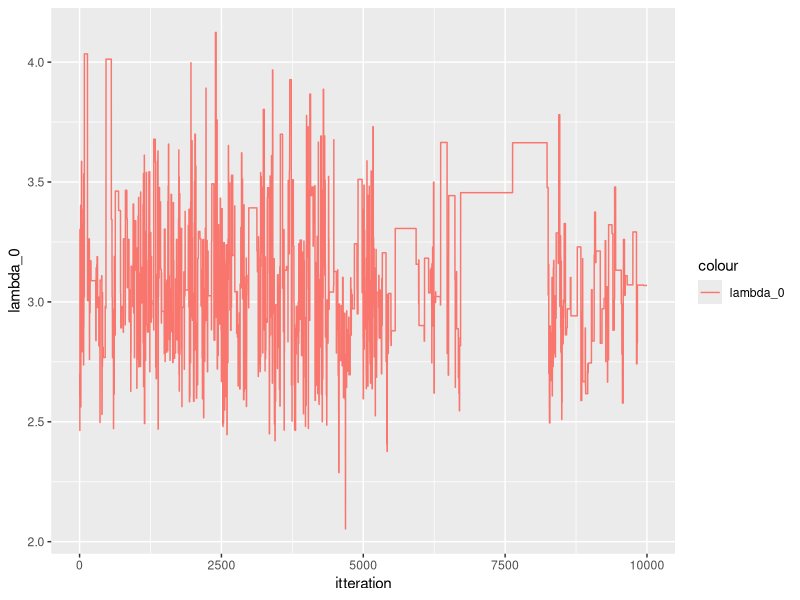
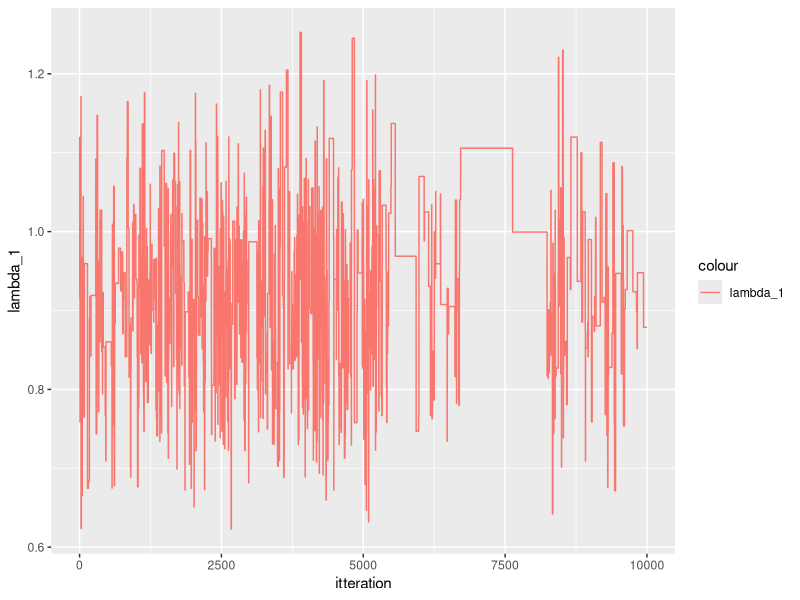
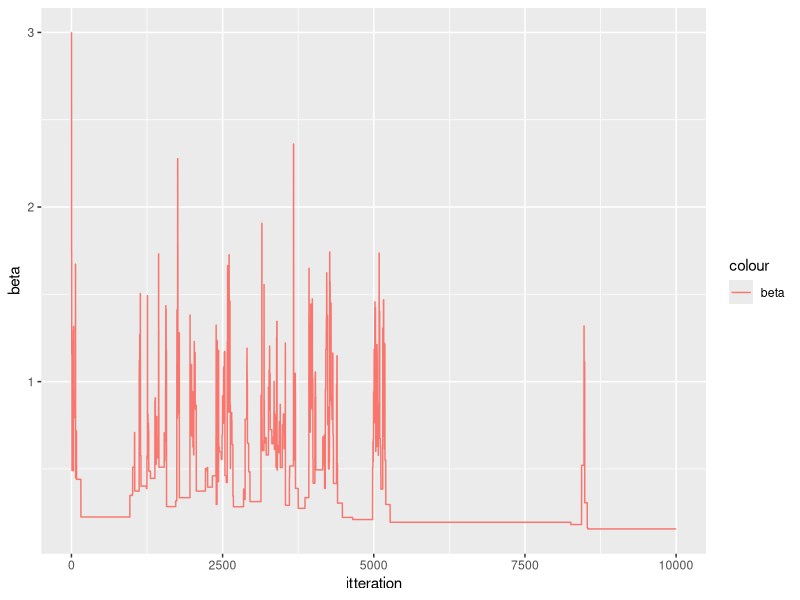
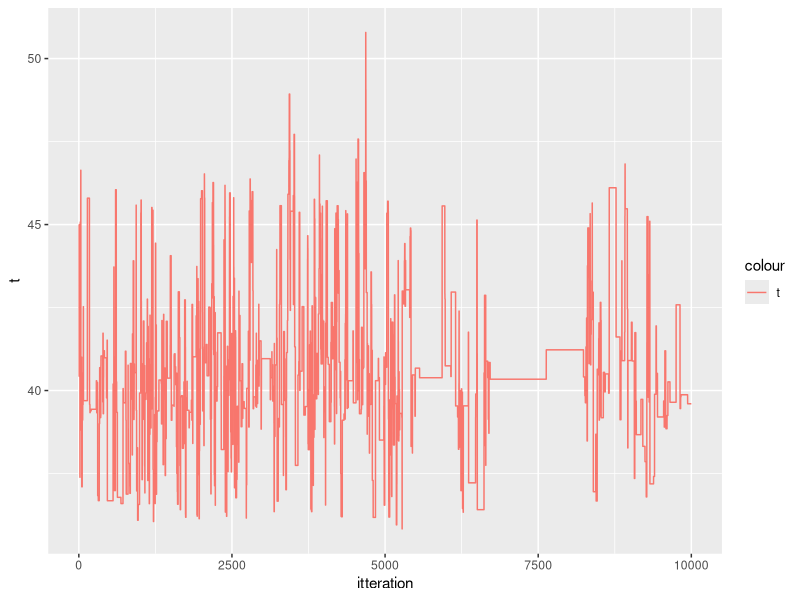

These figures' R source, in order:
#MH block

library(boot)
library(data.table)
library(tidyr)
library(ggplot2)

data <- as.data.table(coal)
data[, event:= 1]
data[, cum_event := cumsum(event)]
data[, date := date- 1851]




f_target_1 <- function(lambda_0, lambda_1, t, t_0, t_2, beta, y_0, y_1){
  if(t<t_0){
    return (0)
  }
  if(t> t_2){
    return (0)
  }
  return(exp(-lambda_0*(t-t_0) - lambda_1*(t_2-t)- beta*(lambda_0 + lambda_1))*lambda_0^{y_0+ 1}*lambda_1^{y_1+1})
}

f_prop_1 <- function(lambda_0, lambda_1, t_given, t_cur, t_0, t_2, beta, y_0, y_1, sigma_t){
  if(t<t_0){
    retval <- 0
  }
  if(t> t_2){
   retval <- 0
  }
  #return(exp(-lambda_0*(t-t_0) - lambda_1*(t_2-t)- beta*(lambda_0 + lambda_1))*lambda_0^y_0*lambda_1^y_1)
  
  
  retval <- dgamma(lambda_0, (y_0 ), scale= (1/(t_cur - t_0 + 1/beta)))*dgamma(lambda_1, (y_1 ), scale= (1/(t_2 - t_cur + 1/beta)))*dnorm(t, t_given,sigma_t)
  print("retval_prop")
  print(retval)
}

f_target_2 <- function(lambda_0, lambda_1, beta, t_0, t_2, t, y_0, y_1){
  if(beta<0){
    return (0)
  }
  print("beta_target")
  print(beta)
  return(exp(-lambda_0*(t-t_0) - lambda_1*(t_2-t)- beta*(lambda_0 + lambda_1+1))*lambda_0^{y_0+ 1}*lambda_1^{y_1+1})*(1/beta^5)
}

f_prop_2 <- function(lambda_0, lambda_1, t, t_0, t_2, beta_cur, beta_given, y_0, y_1, sigma_beta){
    print("beta_prop")
    print(beta_cur)
    #return(exp(-lambda_0*(t-t_0) - lambda_1*(t_2-t)- beta*(lambda_0 + lambda_1))*lambda_0^y_0*lambda_1^y_1)
    # print((1/(t - t_0 + 1/beta_cur)))
    # print(1/(t_2 - t + 1/beta_cur))
    print("scale_prop")
    print(1/(t - t_0 + 1/beta_cur))
    print(1/(t_2 - t + 1/beta_cur))
    print("lambda")
    print(lambda_0)
    print(lambda_1)
    retval <- dgamma(lambda_0, (y_0 ), scale= (1/(t - t_0 + 1/beta_cur)))*
        dgamma(lambda_1, (y_1), scale= (1/(t_2 - t + 1/beta_cur)))*
        dnorm(beta_cur, beta_given, sigma_beta)

  print("retval prop")
  print(retval)
  return (retval)
}

MH_alg <- function(n,data, t_0,t_2, t, lambda_0,lambda_1, beta, sigma_t, sigma_beta){
  
  
  y_0 = sum(data[date <t]$event)
  y_1 = sum(data[date>= t]$event)
  y_0
  y_1
  results <- matrix(nrow = n, ncol = 5)
  results[1, 1:5] <- c(t, lambda_0, lambda_1, beta, 1)
  for(i in 2:(n)){
    print(i)
    if(i %% 2 == 0){
      beta <- results[i-1, 4]
      beta
      t_old <- results[i-1, 1]
      t_old
      t_new <- rnorm(1, t_old, sigma_t)
      print("t_new")
      print(t_new)
      if(t_new <t_0 | t_new > t_2){
        results[i,1:5] <- c(t_old, lambda_0_old, lambda_1_old, beta, 0)
      }else{
     
        #print("t")
        #print(results[i-1,1])
        y_0_old = sum(data[date <t_old]$event)
        y_1_old = sum(data[date>= t_old]$event)
        y_0_n = sum(data[date <t_new]$event)
        y_1_n = sum(data[date>= t_new]$event)
        #print(i)
        #gibs step
        #t <- rexp(1, 1/(lambda_0 - lambda_1)) #must be wrong! 
        lambda_0_old <- results[i-1, 2]
        lambda_1_old <- results[i-1, 3]
        lambda_0 <- rgamma(1, (y_0 ), scale= (1/(t_new - t_0 + 1/beta)))
         print("scale")
         print(1/(t_new - t_0 + 1/beta))
        # print("t")
        # print(t_new)
         print("beta")
         print(beta)
        lambda_1 <- rgamma(1, (y_1), scale=(1/(t_2 - t_new + 1/beta)))
        # print(lambda_0)
        # print(lambda_1)
        
        target_ratio <-  f_target_1(lambda_0, lambda_1, t_new, t_0, t_2, beta, y_0_n, y_1_n)/
          f_target_1(lambda_0_old, lambda_1_old, t_old, t_0, t_2, beta, y_0_old, y_1_old)
        target_ratio
        prop_ratio <- f_prop_1(lambda_0_old, lambda_1_old, t_cur = t_old, t_given = t_new,  t_0, t_2, beta, y_0_old, y_1_old, sigma_t = sigma_t)/
          f_prop_1(lambda_0, lambda_1, t_new, t_given = t_old, t_0, t_2, beta, y_0, y_1, sigma_t = sigma_t)
        prop_ratio
        a <- target_ratio*prop_ratio
        a
        a <- min(1, a)
        a
        print("a")
        print(a)
        u <- runif(1)
        u
        if (u< a){
          results[i, 1:5] <- c(t_new, lambda_0, lambda_1, beta, a)
        } else{
          results[i,1:5] <- c(t_old, lambda_0_old, lambda_1_old, beta, a)
        }
      }
    }
    else{
      t <- results[i-1, 1]
      t
      beta_old <- results[i-1, 4]
      
      beta_new <-  rgamma(1, 6, scale = 1/(lambda_0 + lambda_1 + 1)) 
      
      #WHEN EW DO AS IN THE EXERCISE THINGS CRASH
      
      #beta_new <- rnorm(1, mean = beta_old, sd = sigma_beta)
      
      y_0 = sum(data[date <results[i-1,1]]$event)
      y_1 = sum(data[date>= results[i-1,1]]$event)
      if(beta_new< 0){
        results[i,1:5] <- c(t, lambda_0_old, lambda_1_old, beta_old, 0)
      }else {
        print("t")
        print(t)
        print("beta_o")
        print(beta_old)
        print("beta_n")
        print(beta_new)

        
        lambda_0_n <- rgamma(1, (y_0 ), scale= (1/(t_old - t_0 + 1/beta_new)))
        lambda_1_n <- rgamma(1, (y_1), scale=(1/(t_2 - t_old + 1/beta_new)))
        lambda_0_n
        lambda_1_n
        # print(lambda_0)
        # print(lambda_1)
        
        lambda_0_old <- results[i-1, 2]
        lambda_1_old <- results[i-1, 3]
        
        target_ratio <-  f_target_2(lambda_0, lambda_1, beta_new, t_0, t_2, t, y_0, y_1)/
          f_target_2(lambda_0_old, lambda_1_old, beta_old, t_0, t_2, t, y_0, y_1)
        target_ratio
        
        # THIS ONE RETURNS 0 AND MAKES EVERYTHING CRASH
        
        # prop_ratio <- f_prop_2(lambda_0_old, lambda_1_old, beta_cur = beta_old, beta_given = beta_new, t = t, t_0 = t_0, t_2 = t_2, y_0, y_1, sigma_beta = sigma_beta)/
        #   f_prop_2(lambda_0, lambda_1, beta_cur = beta_new, beta_given = beta_old, t_0 = t_0, t_2 = t_2, t = t, y_0, y_1, sigma_beta = sigma_beta)
        # prop_ratio
        
        
        
        
        prop_ratio <- (dgamma(lambda_0_old, (y_0 ), scale= (1/(t - t_0 + 1/beta_old)))*
          dgamma(lambda_1_old, (y_1), scale= (1/(t_2 - t + 1/beta_old)))*
          dgamma(beta_old,  6, scale = 1/(lambda_0_old + lambda_1_old + 1)))/
          (dgamma(lambda_0_n, (y_0 ), scale= (1/(t - t_0 + 1/beta_new)))*
          dgamma(lambda_1_n, (y_1 ), scale= (1/(t_2 - t+ 1/beta_new)))*
          dgamma(beta_new,  6, scale = 1/(lambda_0_n + lambda_1_n + 1)))

        
        #print(target_ratio)
        print("Prop_ratio")
        print(prop_ratio)
        a <- min(1, target_ratio*prop_ratio)
        a
        print("a")
        print(a)
        u <- runif(1)
        u
        if (u< a){
          results[i, 1:5] <- c(t, lambda_0, lambda_1, beta_new, a)
        } else{
          results[i,1:5] <- c(t, lambda_0_old, lambda_1_old, beta_old, a)
        }
      }
    }
  }
  return (results)
}




t =45

lambda_0 <- 135/50
lambda_1 <-  56/50
beta = 3

n = 10000
t_0 = 0
t_2 = 112 #maybe should be 1963? 
sigma_t = 5
sigma_beta = 0.1

sim_MH <- MH_alg(n,data, t_0, t_2, t, lambda_0,lambda_1, beta, sigma_t = sigma_t, sigma_beta = sigma_beta)

sim_MH <- as.data.table(sim_MH)

setnames(sim_MH, c("t", "lambda_0", "lambda_1", "beta", "a"))

sim_MH[, itteration := seq(1:n)]
sim_MH

q <- ggplot(data = sim_MH, aes(x = itteration) )
q <- q + geom_line(aes(y = lambda_0, colour = "lambda_0"))
q
q <- ggplot(data = sim_MH, aes(x = itteration) )
q <- q + geom_line(aes(y = lambda_1, colour = "lambda_1"))
q
q <- ggplot(data = sim_MH, aes(x = itteration) )
q <- q + geom_line(aes(y = beta, colour = "beta"))
q
q <- ggplot(data = sim_MH, aes(x = itteration) )
q <- q + geom_line(aes(y = t, colour = "t"))
q

#only beta has a burn in period! kind of

summary(sim_MH)
2.92*45 + 0.92*(112-45)